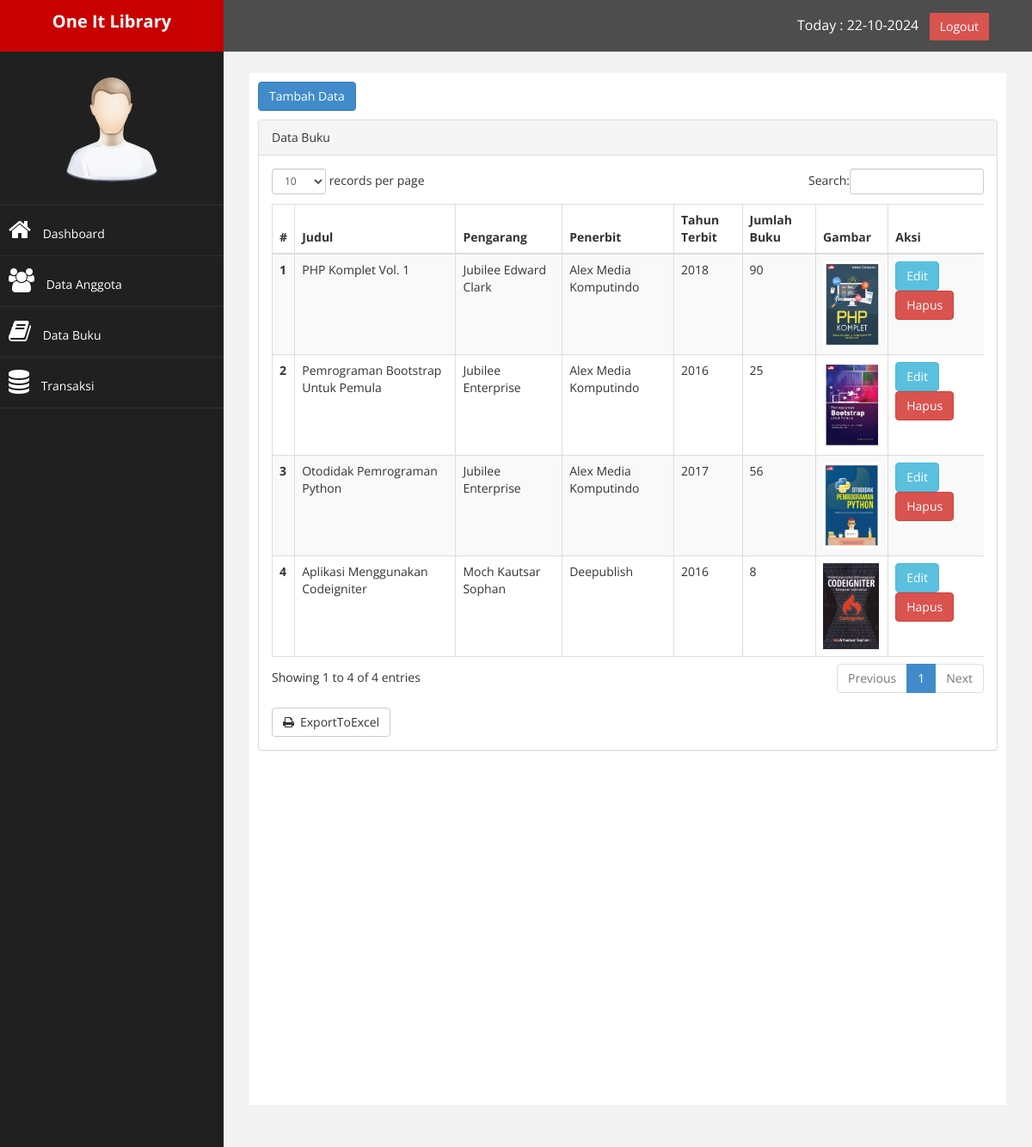
The app's page /index.php?page=buku (signed in) with its own data.
### tables this page shows
CREATE TABLE `tb_buku` (
  `id` int(9) NOT NULL,
  `judul` varchar(200) NOT NULL,
  `pengarang` varchar(200) NOT NULL,
  `penerbit` varchar(200) NOT NULL,
  `tahun_terbit` varchar(4) NOT NULL,
  `gambar` varchar(200) NOT NULL,
  `isbn` varchar(25) NOT NULL,
  `jumlah_buku` int(3) NOT NULL,
  `lokasi` enum('rak 1','rak 2','rak 3') NOT NULL
);

### page/buku/buku.php (the view)
<a href="?page=buku&aksi=tambah" class="btn btn-primary" style="margin-bottom: 10px;">Tambah Data</a>
<div class="row">
                <div class="col-md-12">
                    <div class="panel panel-default">
                        <div class="panel-heading">
                             Data Buku
                        </div>
                        <div class="panel-body">
                            <div class="table-responsive">
                                <table class="table table-striped table-bordered table-hover" id="dataTables-example">
                                    <thead>
                                        <tr>
                                            <th># </th>
                                            <th>Judul</th>
                                            <th>Pengarang</th>
                                            <th>Penerbit</th>
                                            <th>Tahun Terbit</th>
                                            <th>Jumlah Buku</th>
                                            <th>Gambar</th>
                                            <th>Aksi</th>
                                        </tr>
                                    </thead>
                                    <tbody>
                                        <?php
                                            $buku = $mysqli->query("SELECT * FROM tb_buku ");
                                            $no = 0;
                                            while( $b = $buku->fetch_assoc()){
                                            $no++;
                                         ?>
                                        <tr>
                                            <th scope="row"><?= $no; ?></th>
                                            <td><?= $b["judul"]; ?></td>
                                            <td><?= $b["pengarang"]; ?></td>
                                            <td><?= $b["penerbit"]; ?></td>
                                            <td><?= $b["tahun_terbit"]; ?></td>
                                            <td><?= $b["jumlah_buku"]; ?></td>
                                            <td><img src="images/buku/<?= $b["gambar"]; ?>" height="100"></td>
                                            <td>
                                                <a href="?page=buku&aksi=edit&id=<?php echo $b['id'];?>" class="btn btn-info">Edit </a>
                                                <a href="?page=buku&aksi=delete&id=<?php echo $b['id'];?>" class="btn btn-danger" onclick="return confirm('Anda yakin mau menghapus data ini?');">Hapus </a>
                                            </td>
                                          <?php } ?>
                                        </tr>
                                    </tbody>
                                </table>
                                 </div>
                            <a href="./laporan/laporan_buku_exel.php" class="btn btn-default" target="blank" style="margin-top: 10px; "><i class="fa fa-print" style="margin-right: 7px;"> </i>ExportToExcel</a>
                            </div>
                        </div>
                    </div>
                </div>
            </div>

### assets/css/custom.css (style rules this page uses)
body { font-family: 'Open Sans', sans-serif; }

### records on screen
tb_buku: judul "PHP Komplet Vol. 1", pengarang "Jubilee Edward Clark", penerbit "Alex Media Komputindo", tahun_terbit "2018", jumlah_buku "90", gambar (picture)
tb_buku: judul "Pemrograman Bootstrap Untuk Pemula", pengarang "Jubilee Enterprise", penerbit "Alex Media Komputindo", tahun_terbit "2016", jumlah_buku "25", gambar (picture)
tb_buku: judul "Otodidak Pemrograman Python", pengarang "Jubilee Enterprise", penerbit "Alex Media Komputindo", tahun_terbit "2017", jumlah_buku "56", gambar (picture)
tb_buku: judul "Aplikasi Menggunakan Codeigniter", pengarang "Moch Kautsar Sophan", penerbit "Deepublish", tahun_terbit "2016", jumlah_buku "8", gambar (picture)
